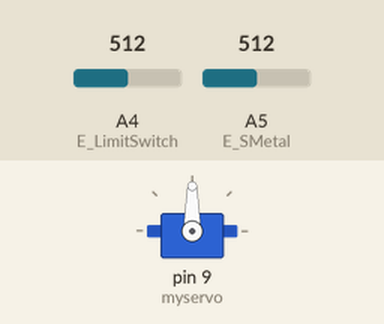
Simulated run of this sketch. Board: Arduino Uno, built with avr-gcc and run on an emulated ATmega328P. Parts: servo. The inputs (shaded band) are chosen by the test bench; at power-on: A4 (E_LimitSwitch) = 512, A5 (E_SMetal) = 512. What the sketch prints to the serial monitor is not drawn.

Above: at 1.2 s.
1.3 s: A4 (E_LimitSwitch) set to 1008
3.0 s: A4 (E_LimitSwitch) set to 1020
At 4.1 s:
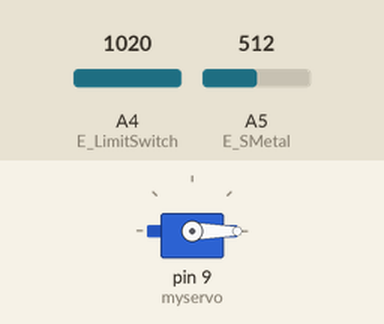
Timing chart, 0 to 6.0 s (numbered marks = the images above; inputs shaded):
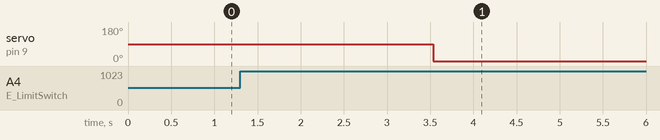

Measured:
- the behaviour switches between 1019 and 1020 on A4 (E_LimitSwitch) (found by bisection; images 0 and 1)
- after the input at 1.3 s, every drawn part: stays the same
- after the input at 3.0 s, servo on pin 9 (myservo): 90° → 0° after 0.54 s

The sketch:

ProyectoTambo.ino
```cpp
#include <Servo.h>
Servo myservo;

int posNoMetal = 180;
int posHome = 90;
int posMetal = 0;
int pos = 0;
int E_LimitSwitch = A4;
int E_SMetal = A5;

float SensorMetalState = 0.0;
float LimitSwitchState = 0.0;
int hayLata = 0;

void setup() {
  myservo.attach(9);
  pinMode(E_LimitSwitch, INPUT);
  pinMode(E_SMetal, INPUT);
  Serial.begin(9600);
}

void loop() {
  LimitSwitchState = analogRead(E_LimitSwitch);
  Serial.print(" Switch: ");
  Serial.print(LimitSwitchState);
  if (LimitSwitchState >= 1020){
      hayLata = 1; //Calló la lata
      Serial.print(" hayLata: ");
      Serial.print(hayLata);
      delay(500);
      SensorMetalState = analogRead(E_SMetal);
      Serial.print(" Sensor Metal: ");
      Serial.print(SensorMetalState);
    }
  if (hayLata == 1 && SensorMetalState > 200.0){
      gira_Metal();

    }
  else if(hayLata == 1 && SensorMetalState < 200.0){
      gira_NoMetal();
    }
  else if(hayLata == 0 ){
      myservo.write(posHome);
      Serial.print(" gira a pos Inicial ");
      pos = posHome;
    }
  hayLata = 0;
  Serial.print(" angulo: ");
  Serial.print(pos);
  Serial.println(". ");
  delay(100);
}

void gira_Metal(){
    Serial.print(" gira a Metal ");
//    for(pos = pos; pos <= posMetal; pos -= 1){
//        myservo.write(pos);
//        delay(15);
//      }
//    pos = posMetal;
    //delay(1000);
    myservo.write(posMetal);
  }

void gira_NoMetal(){
  Serial.print(" gira a No Metal ");
//  for(pos = pos; pos <= posNoMetal; pos += 1){
//      myservo.write(pos);
//      delay(15);
//    }
//    pos = posNoMetal;
    //delay(1000);
    myservo.write(posNoMetal);
  }
```
